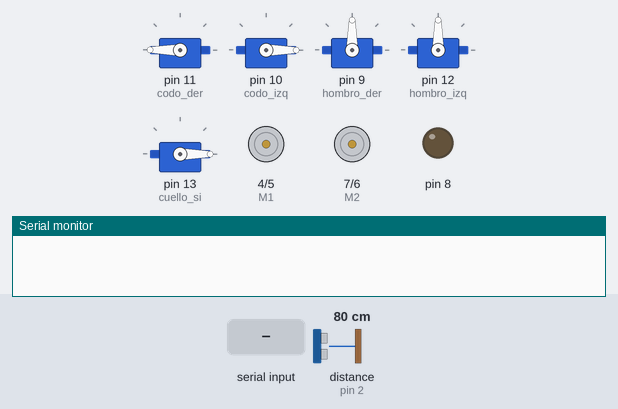
A sketch run on a simulated Arduino Uno, built with avr-gcc and run on an emulated ATmega328P. On the bench: 5 × servo, direction and speed pins drawn as motors (green arrow = direction pin HIGH = forward, orange = LOW = backward, longer = more drive), output pins drawn as LEDs (lit = HIGH), the last lines printed to the serial monitor. The inputs (shaded band) are chosen by the test bench; at power-on: distance to the obstacle (sensor on pin 2) 80 cm. The echo pulse lasts 58.3 µs per cm; pins used as bus, display or sensor lines are not drawn.

Above: at 1.2 s.
1.3 s: "M" received over Serial
At 3.67 s:
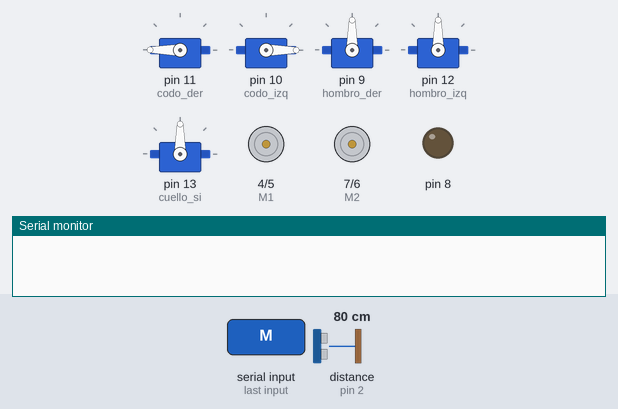
4.3 s: "s" received over Serial
At 6.0 s:
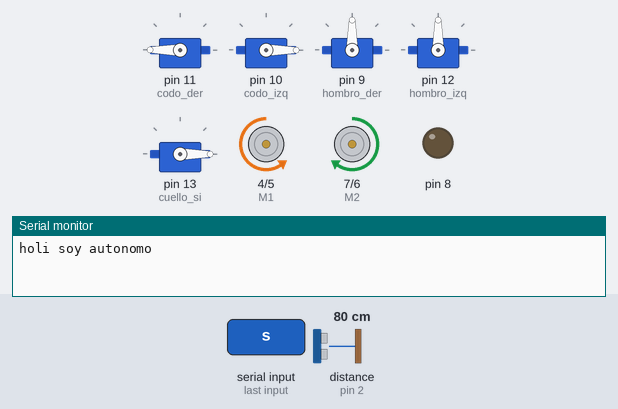
6.3 s: "a" received over Serial
At 6.7 s:
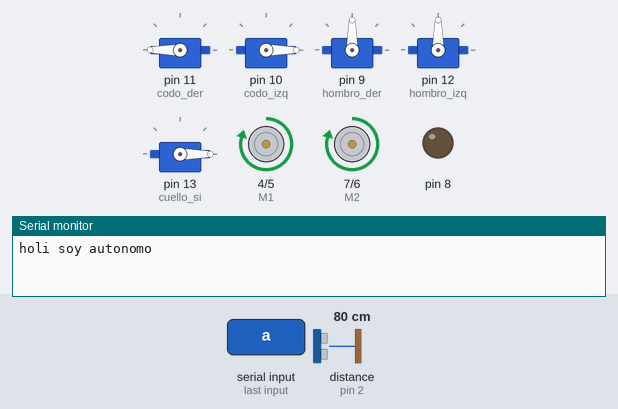
7.8 s: "b" received over Serial
At 9.0 s:
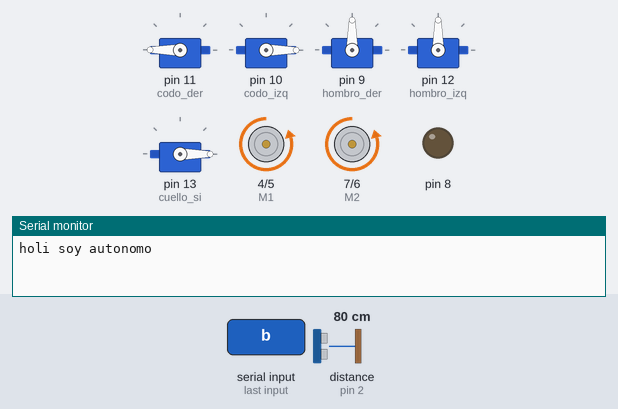
9.3 s: "l" received over Serial
At 10.2 s:
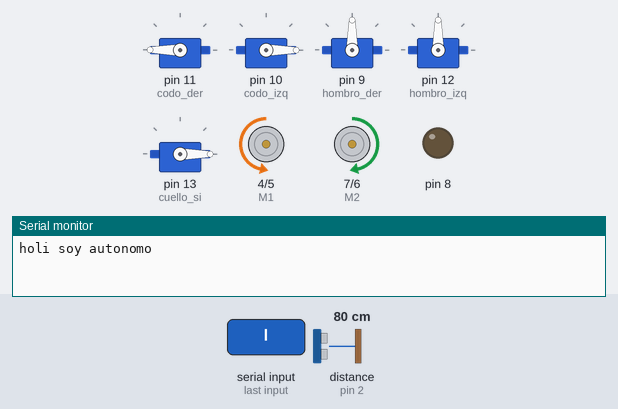
10.8 s: "r" received over Serial
At 11.3 s:
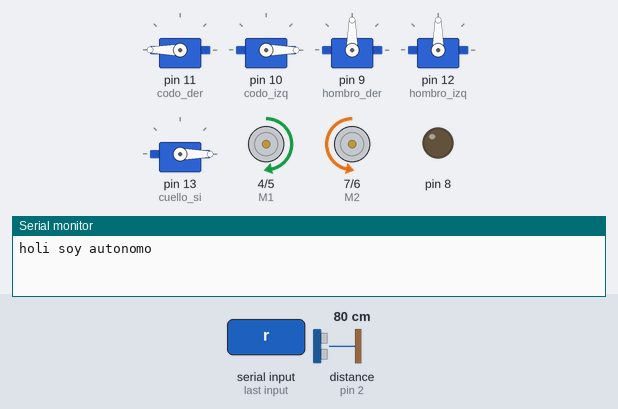
Timing chart, 0 to 13.3 s (numbered marks = the images above; inputs shaded):
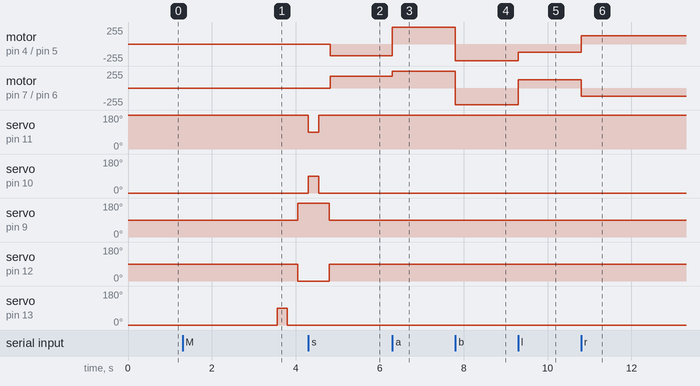

Measured:
- after the input at 1.3 s, servo on pin 9 (hombro_der): 90° → 180° after 2.8 s; servo on pin 12 (hombro_izq): 90° → 0° after 2.8 s; servo on pin 13 (cuello_si): 0° → 90° after 2.3 s, → 0° 0.25 s later
- after the input at 4.3 s, motor on pin 4 (M1) / pin 5 (E1): stopped → backward 175/255 after 0.52 s; motor on pin 7 (M2) / pin 6 (E2): stopped → forward 175/255 after 0.52 s
- after the input at 6.3 s, motor on pin 4 (M1) / pin 5 (E1): backward 175/255 → forward 250/255 at once; motor on pin 7 (M2) / pin 6 (E2): forward 175/255 → forward 250/255 at once
- after the input at 7.8 s, motor on pin 4 (M1) / pin 5 (E1), motor on pin 7 (M2) / pin 6 (E2): forward 250/255 → backward 250/255 at once
- after the input at 9.3 s, motor on pin 4 (M1) / pin 5 (E1): backward 250/255 → backward 125/255 at once; motor on pin 7 (M2) / pin 6 (E2): backward 250/255 → forward 125/255 at once
- after the input at 10.8 s, motor on pin 4 (M1) / pin 5 (E1): backward 125/255 → forward 125/255 at once; motor on pin 7 (M2) / pin 6 (E2): forward 125/255 → backward 125/255 at once

The sketch:

babas_romeo.ino
```cpp
//Primero declarar las variables de entrada de los motores.
#include <Servo.h>

Servo codo_der;
Servo codo_izq;
Servo hombro_der;
Servo hombro_izq;
Servo cuello_si;

int E1 = 5;
int E2 = 6;
int M1 = 4;
int M2 = 7;

int digPin = 13;
int digPin2 = 12;

int vel=250;    //velocidad de los motores (0- 255)
int estado = 'x'; //estado inicial

int pecho = 2;
int ptrig = 3;
int duracion, distancia;

void stop(void){
  digitalWrite(E1,LOW);
  digitalWrite(E2,LOW);
}
void advance(int vel){
 analogWrite(E1,vel);
 digitalWrite(M1, HIGH);
 analogWrite(E2,vel);
 digitalWrite(M2,HIGH);
}
void back_off(int vel){
  analogWrite(E1,vel);
  digitalWrite(M1,LOW);
  analogWrite(E2,vel);
  digitalWrite(M2,LOW);
}
void turn_L (int vel){
  analogWrite(E1,vel);
  digitalWrite(M1, LOW);
  analogWrite(E2,vel);
  digitalWrite(M2, HIGH);
}
void turn_R (int vel){
  analogWrite(E1, vel);
  digitalWrite(M1, HIGH);
  analogWrite(E2, vel);
  digitalWrite(M2, LOW);
}
void sensar(int vel){

  digitalWrite(ptrig, HIGH);
  delay(0.01);
  digitalWrite(ptrig,LOW);

  duracion = pulseIn(pecho, HIGH);
  distancia = (duracion/2)/29;
  delay(10);

  if(distancia <= 20 && distancia >= 2){
   digitalWrite(8, HIGH);

   stop();
   delay(200);

   turn_R(vel*0.7);
   delay(500);

   advance(vel*0.8);
   delay(1100);

   digitalWrite(8, LOW);

  }else
  turn_L(vel*0.7);
}

void moveser(void){

        hombro_der.write(90);
        hombro_izq.write(90);
        cuello_si.write(00);
        codo_der.write(180);
        codo_izq.write(00);
        delay(250);
        cuello_si.write(90);
        delay(250);
        cuello_si.write(00);
        hombro_der.write(90);
        hombro_izq.write(90);
        delay(250);
        hombro_der.write(180);
        hombro_izq.write(00);
        delay(250);
        codo_der.write(90);
        codo_izq.write(90);
        delay(250);
        codo_der.write(180);
        codo_izq.write(00);
        delay(250);
        hombro_der.write(90);
        hombro_izq.write(90);
        cuello_si.write(00);
        codo_der.write(180);
        codo_izq.write(00);
}

void setup() {
  int i;
  for (i=3;i<=7;i++)
    pinMode(i, OUTPUT);

  codo_der.attach(11,600,1500);
  codo_izq.attach (10,600,1500);
  hombro_der.attach(9,600,1500);
  hombro_izq.attach(12,600,1500);
  cuello_si.attach(13,600,1500);


  Serial.begin(9600);
  pinMode(pecho, INPUT);
  pinMode(13, OUTPUT);
  pinMode(8, OUTPUT);
  pinMode(12, OUTPUT);

  hombro_der.write(90);
  hombro_izq.write(90);
  cuello_si.write(00);
  codo_der.write(180);
  codo_izq.write(00);
}

void pwm(int i){

  digitalWrite( i, HIGH);
  delay(500);
  digitalWrite(i,LOW);
  delay(500);
}

void loop() {
  if(Serial.available()>0){   //lee el bluetooth y almacena en estado
    /*if (Serial.read() >=10 &&Serial.read()<=254){
      vel = Serial.read();
    }else{*/
    estado = Serial.read();
    if (estado != -1){
     switch(estado) {
       case 'a':
         advance(vel);
         break;
       case 'b':
         back_off(vel);
         break;
       case 'l':
          turn_L(vel/2);
          break;
       case 'r':
           turn_R(vel/2);
           break;
       case 's':
           Serial.println ("holi soy autonomo");
           sensar(vel);
           break;
       case 'x':
           stop();
           break;
       case 'M':
          pwm(digPin);
          pwm(digPin2);
           moveser();
           break;
     }
    }else
    stop();
  }
  //}


}
```
